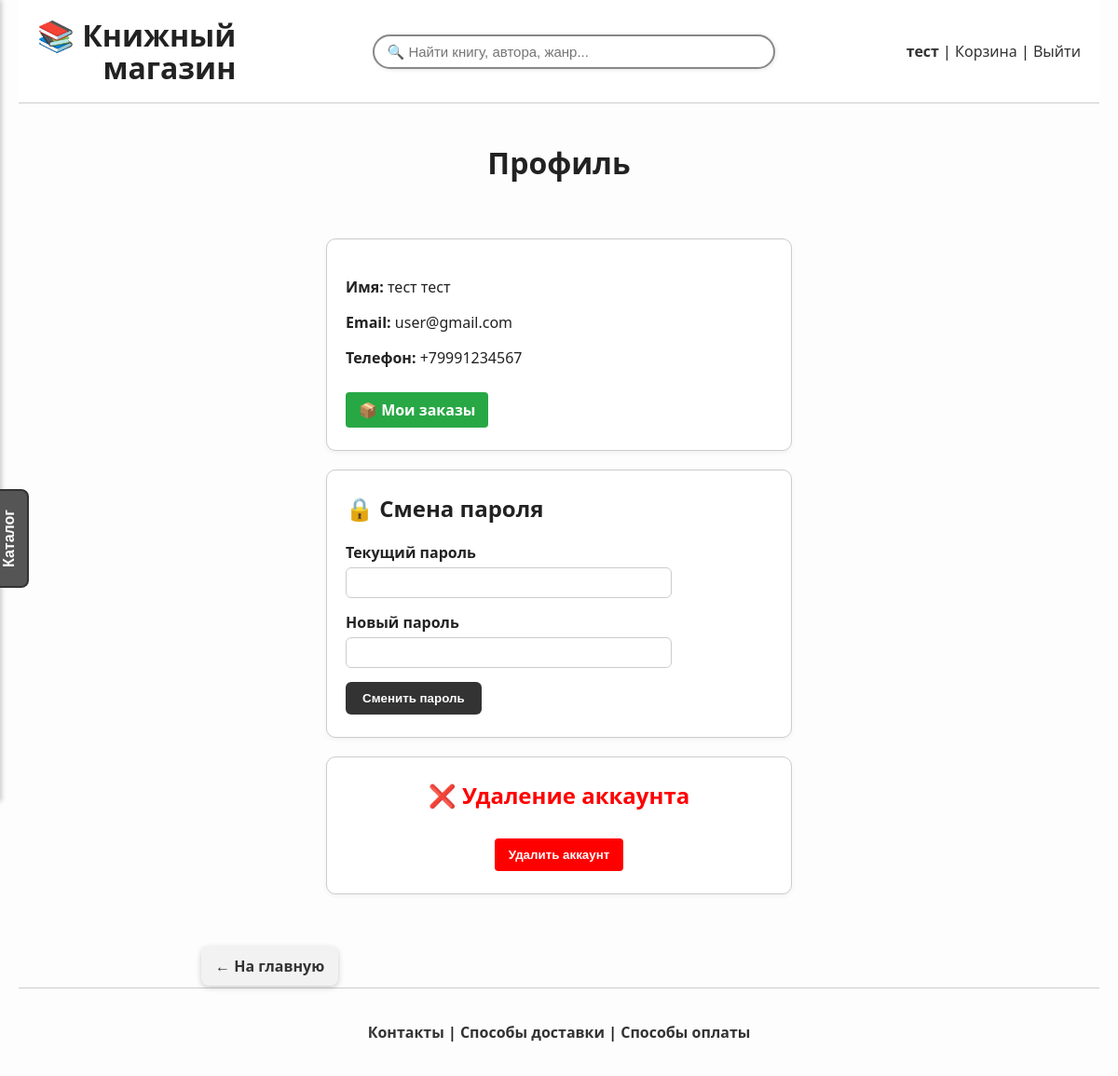
The app's page /profile (signed in), older data.
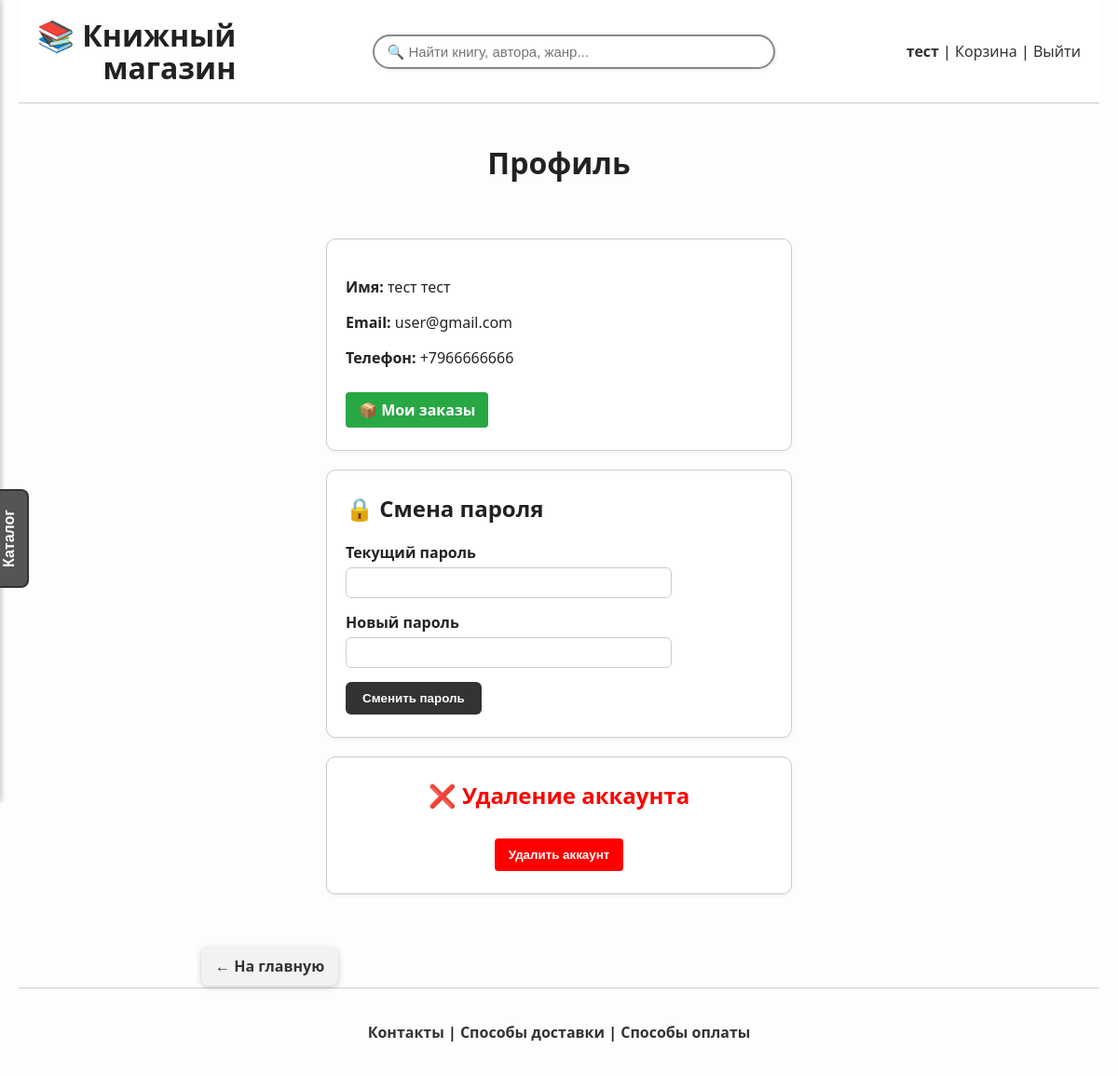
The same page, newer data.
### app/models.py (models this page shows, shortened)
class User(db.Model, UserMixin):
    id = db.Column(db.Integer, primary_key=True)
    first_name = db.Column(db.String(50), nullable=False)
    last_name = db.Column(db.String(50), nullable=False)
    email = db.Column(db.String(120), unique=True, nullable=False)
    phone = db.Column(db.String(20))
    password_hash = db.Column(db.String(128), nullable=False)  # заменили password на password_hash
    cart_items = db.relationship('CartItem', back_populates='user', cascade='all, delete-orphan', passive_deletes=True)
    reviews = db.relationship('Review', backref='user', cascade='all, delete-orphan', passive_deletes=True)
    orders = db.relationship('Order', back_populates='user', cascade='all, delete-orphan', passive_deletes=True)

### app/routes/auth_routes.py (the view)
    @app.route('/profile')
    @login_required
    def profile():
        return render_template('profile.html')

### app/__init__.py (called while the page is built)
@login_manager.user_loader
def load_user(user_id):
    return User.query.get(int(user_id))

### app/templates/profile.html (shortened to what this page needs)
{% extends 'base.html' %}
{% block content %}
<h1 class="page-title" style="text-align: center;">Профиль</h1>
<div class="profile-container">
    <div class="card" style="max-width: 500px; margin: 0 auto;">
        <p><strong>Имя:</strong> {{ current_user.first_name }} {{ current_user.last_name }}</p>
        <p><strong>Email:</strong> {{ current_user.email }}</p>
        <p><strong>Телефон:</strong> {{ current_user.phone }}</p>
        <a href="{{ url_for('orders') }}" class="orders-link">📦 Мои заказы</a>
    </div>
    <div class="card" style="max-width: 500px; margin: 20px auto;">
        <h2>🔒 Смена пароля</h2>
        <form method="post" action="{{ url_for('change_password') }}">
            <div class="form-group">
                <label for="current_password">Текущий пароль</label>
                <input type="password" id="current_password" name="current_password" required>
            </div>
            <div class="form-group">
                <label for="new_password">Новый пароль</label>
                <input type="password" id="new_password" name="new_password" required>
            </div>
            <button type="submit">Сменить пароль</button>
        </form>
    </div>
    <div class="card" style="max-width: 500px; margin: 20px auto; text-align: center;">
        <h2 style="color: red; text-align: center;">❌ Удаление аккаунта</h2>
        <div class="delete-form">
            <button type="button" onclick="openAccountPopup()">Удалить аккаунт</button>
        </div>
    </div>
    <a href="{{ url_for('index') }}" class="floating-back-button">← На главную</a>
</div>
{% endblock %}

### app/templates/base.html (shortened to what this page needs)
<!DOCTYPE html>
<html lang="ru">
<head>
        <link rel="stylesheet" href="{{ url_for('static', filename='styles.css') }}">
</head>
<body>
<div class="wrapper">
<header style="padding: 20px;">
    <div style="
        display: flex;
        flex-wrap: wrap;
        align-items: center;
        justify-content: space-between;
        gap: 20px;
    ">
        <div style="flex-shrink: 0;">
            <a href="{{ url_for('index') }}" style="text-decoration: none; color: inherit;">
                <h1 style="margin: 0; line-height: 1.1; white-space: nowrap; text-align: right;">
                    📚 Книжный<br>магазин
                </h1>
            </a>
        </div>
        <div style="
            display: flex;
            flex: 1;
            min-width: 250px;
            flex-wrap: wrap;
            justify-content: flex-end;
            align-items: center;
            gap: 15px;
        ">
            <form action="{{ url_for('search') }}" method="get" style="
                flex: 1;
                min-width: 200px;
                display: flex;
                justify-content: center;
            ">
                <input type="text" name="q"
                    placeholder="🔍 Найти книгу, автора, жанр..."
                    value="{{ request.args.get('q', '') }}"
                    style="
                        width: 100%;
                        max-width: 400px;
                        padding: 8px 14px;
                        border: 2px solid #888;
                        border-radius: 25px;
                        font-size: 15px;
                        box-shadow: 1px 1px 4px rgba(0,0,0,0.1);
                        transition: 0.3s ease;
                    "
                    onfocus="this.style.borderColor='#444'; this.style.boxShadow='0 0 8px rgba(0,0,0,0.2)'"
                    onblur="this.style.borderColor='#888'; this.style.boxShadow='1px 1px 4px rgba(0,0,0,0.1)'">
            </form>
            <div style="white-space: nowrap;">
                {% if current_user.is_authenticated %}
                    <a href="{{ url_for('profile') }}"><strong>{{ current_user.first_name }}</strong></a> |
                    <a href="{{ url_for('view_cart') }}">Корзина</a> |
                    <a href="{{ url_for('logout') }}">Выйти</a>
                {% else %}
                    <a href="{{ url_for('login') }}">Вход</a> |
                    <a href="{{ url_for('register') }}">Регистрация</a>
                {% endif %}
            </div>
        </div>
    </div>
</header>
<button onclick="toggleSidebar()" id="catalog-button">Каталог</button>
<div class="container">
    <main class="main-content">
        {% block content %}{% endblock %}
    </main>
</div>
<footer>
    <div class="footer-inner">
        <p>
            <a href="{{ url_for('contacts') }}">Контакты</a> |
            <a href="{{ url_for('delivery') }}">Способы доставки</a> |
            <a href="{{ url_for('payment') }}">Способы оплаты</a>
        </p>
    </div>
</footer>
</div>
</body>
</html>

Row changes from the older to the newer data that the page shows:
changed User "тест": phone "+79991234567" → "+7966666666"
